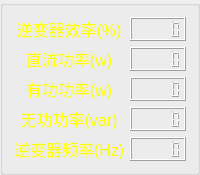
            <widget class="QGroupBox" name="groupBox">
             <property name="sizePolicy">
              <sizepolicy hsizetype="Minimum" vsizetype="Minimum">
               <horstretch>0</horstretch>
               <verstretch>0</verstretch>
              </sizepolicy>
             </property>
             <property name="maximumSize">
              <size>
               <width>250</width>
               <height>350</height>
              </size>
             </property>
             <property name="title">
              <string/>
             </property>
             <layout class="QHBoxLayout" name="horizontalLayout_22">
              <item>
               <layout class="QVBoxLayout" name="verticalLayout_10">
                <item>
                 <widget class="QLabel" name="Inverter_Efficience">
                  <property name="maximumSize">
                   <size>
                    <width>110</width>
                    <height>50</height>
                   </size>
                  </property>
                  <property name="text">
                   <string>&lt;html&gt;&lt;head/&gt;&lt;body&gt;&lt;p align=&quot;center&quot;&gt;&lt;span style=&quot; font-size:12pt; color:#ffff00;&quot;&gt;逆变器效率(%)&lt;/span&gt;&lt;/p&gt;&lt;/body&gt;&lt;/html&gt;</string>
                  </property>
                 </widget>
                </item>
                <item>
                 <widget class="QLabel" name="DC_Power">
                  <property name="maximumSize">
                   <size>
                    <width>110</width>
                    <height>50</height>
                   </size>
                  </property>
                  <property name="text">
                   <string>&lt;html&gt;&lt;head/&gt;&lt;body&gt;&lt;p align=&quot;center&quot;&gt;&lt;span style=&quot; font-size:12pt; color:#ffff00;&quot;&gt;直流功率(w)&lt;/span&gt;&lt;/p&gt;&lt;/body&gt;&lt;/html&gt;</string>
                  </property>
                 </widget>
                </item>
                <item>
                 <widget class="QLabel" name="Active_Power">
                  <property name="maximumSize">
                   <size>
                    <width>110</width>
                    <height>50</height>
                   </size>
                  </property>
                  <property name="text">
                   <string>&lt;html&gt;&lt;head/&gt;&lt;body&gt;&lt;p align=&quot;center&quot;&gt;&lt;span style=&quot; font-size:12pt; color:#ffff00;&quot;&gt;有功功率(w)&lt;/span&gt;&lt;/p&gt;&lt;/body&gt;&lt;/html&gt;</string>
                  </property>
                 </widget>
                </item>
                <item>
                 <widget class="QLabel" name="Reactive_Power">
                  <property name="maximumSize">
                   <size>
                    <width>110</width>
                    <height>50</height>
                   </size>
                  </property>
                  <property name="text">
                   <string>&lt;html&gt;&lt;head/&gt;&lt;body&gt;&lt;p align=&quot;center&quot;&gt;&lt;span style=&quot; font-size:12pt; color:#ffff00;&quot;&gt;无功功率(var)&lt;/span&gt;&lt;/p&gt;&lt;/body&gt;&lt;/html&gt;</string>
                  </property>
                 </widget>
                </item>
                <item>
                 <widget class="QLabel" name="Inverter_Frequence">
                  <property name="maximumSize">
                   <size>
                    <width>110</width>
                    <height>50</height>
                   </size>
                  </property>
                  <property name="text">
                   <string>&lt;html&gt;&lt;head/&gt;&lt;body&gt;&lt;p align=&quot;center&quot;&gt;&lt;span style=&quot; font-size:12pt; color:#ffff00;&quot;&gt;逆变器频率(Hz)&lt;/span&gt;&lt;/p&gt;&lt;/body&gt;&lt;/html&gt;</string>
                  </property>
                 </widget>
                </item>
               </layout>
              </item>
              <item>
               <layout class="QVBoxLayout" name="verticalLayout_11">
                <item>
                 <widget class="QLCDNumber" name="show_Inverter_Efficiency">
                  <property name="maximumSize">
                   <size>
                    <width>100</width>
                    <height>50</height>
                   </size>
                  </property>
                  <property name="styleSheet">
                   <string notr="true">color: rgb(255, 255, 0);</string>
                  </property>
                  <property name="smallDecimalPoint">
                   <bool>true</bool>
                  </property>
                 </widget>
                </item>
                <item>
                 <widget class="QLCDNumber" name="show_DC_Power">
                  <property name="maximumSize">
                   <size>
                    <width>100</width>
                    <height>50</height>
                   </size>
                  </property>
                  <property name="styleSheet">
                   <string notr="true">color: rgb(255, 255, 0);</string>
                  </property>
                  <property name="smallDecimalPoint">
                   <bool>true</bool>
                  </property>
                 </widget>
                </item>
                <item>
                 <widget class="QLCDNumber" name="show_Active_Power">
                  <property name="maximumSize">
                   <size>
                    <width>100</width>
                    <height>50</height>
                   </size>
                  </property>
                  <property name="styleSheet">
                   <string notr="true">color: rgb(255, 255, 0);</string>
                  </property>
                  <property name="smallDecimalPoint">
                   <bool>true</bool>
                  </property>
                 </widget>
                </item>
                <item>
                 <widget class="QLCDNumber" name="show_Reactive_Power">
                  <property name="maximumSize">
                   <size>
                    <width>100</width>
                    <height>50</height>
                   </size>
                  </property>
                  <property name="styleSheet">
                   <string notr="true">color: rgb(255, 255, 0);</string>
                  </property>
                  <property name="smallDecimalPoint">
                   <bool>true</bool>
                  </property>
                 </widget>
                </item>
                <item>
                 <widget class="QLCDNumber" name="show_Inverter_Frequency">
                  <property name="maximumSize">
                   <size>
                    <width>100</width>
                    <height>50</height>
                   </size>
                  </property>
                  <property name="styleSheet">
                   <string notr="true">color: rgb(255, 255, 0);</string>
                  </property>
                  <property name="smallDecimalPoint">
                   <bool>true</bool>
                  </property>
                 </widget>
                </item>
               </layout>
              </item>
             </layout>
            </widget>
